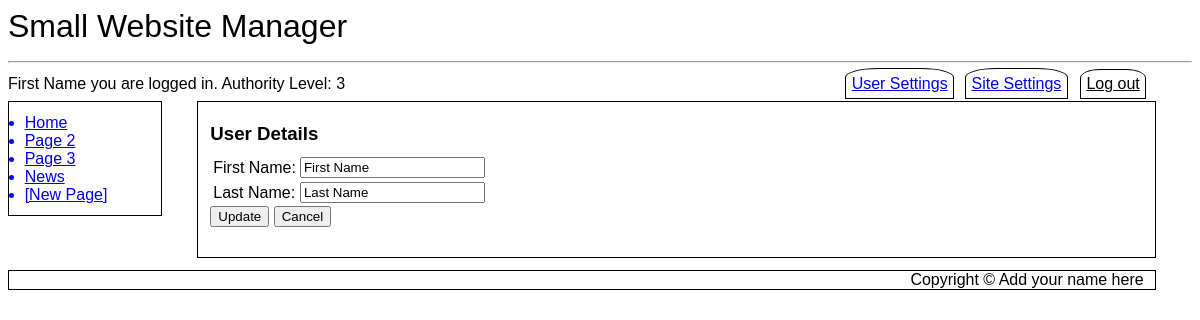
Screenshot of /userdetails.php (signed in) with the database file from the repository.
### tables this page shows
CREATE TABLE `SubMenus` (
  `MenuID` int(11) NOT NULL,
  `LinkID` int(11) NOT NULL,
  `Page_ID` int(11) NOT NULL DEFAULT 0,
  `Menu_Entry` varchar(20) NOT NULL,
  `Title` varchar(500) NOT NULL,
  `Active` tinyint(1) NOT NULL DEFAULT 1
);

CREATE TABLE `SubMenus_Modules` (
  `SubMenu_Order` int(11) NOT NULL,
  `Module_ID` int(11) NOT NULL
);

CREATE TABLE `SubMenusData` (
  `Type` varchar(500) NOT NULL,
  `Default Menu Title` varchar(20) NOT NULL,
  `LinkData` text NOT NULL,
  `GetData` tinyint(1) NOT NULL,
  `Module_ID` int(11) NOT NULL
);

CREATE TABLE `Users` (
  `ID` int(11) NOT NULL,
  `First_Name` varchar(250) NOT NULL,
  `Last_Name` varchar(250) NOT NULL,
  `eMail` varchar(1000) NOT NULL,
  `User_Name` varchar(1000) NOT NULL,
  `Password` varchar(100) NOT NULL,
  `Activate_Pass` varchar(100) DEFAULT NULL,
  `Change_Pass` varchar(100) DEFAULT NULL,
  `Change_Pass_Expire` datetime DEFAULT NULL,
  `Forgot_Pass` varchar(100) DEFAULT NULL,
  `Forgot_Pass_Expire` datetime DEFAULT NULL,
  `DateTime_Joined` datetime NOT NULL,
  `Last_Logged` datetime NOT NULL DEFAULT current_timestamp(),
  `Authority_Level` tinyint(4) DEFAULT 1,
  `Active` tinyint(1) NOT NULL DEFAULT 0
);

### userdetails.php (the view, shortened to what this page needs)
<?php
include ("db_connect.inc");
include ("header.inc");
include ("navbar.inc");
echo "<article id='main'>";
if (!isset($ffirstname_style)) {
	$ffirstname_style = "";
}
if (!isset($flastname_style)) {
	$flastname_style = "";
}
if (isset($_SESSION['user_name'])) {
	$userName = $_SESSION['user_name'];
	$query1 = "SELECT `First_Name`, `Last_Name`, `User_Name` FROM `Users` WHERE `User_Name`='$userName'";
	$result1 = mysqli_query($cxn,$query1);
	$row1 = mysqli_fetch_assoc($result1);
	$firstName = $row1['First_Name'];
	$lastName = $row1['Last_Name'];
	echo "
	<h3>User Details</h3>\r\n
	<div>\r\n
	<form action='".htmlentities($_SERVER['PHP_SELF'])."' method='post'>\r\n
	<table>\r\n
	<tr><td>First Name: </td><td><input $ffirstname_style type='text' name='ffirstname' value='$firstName'></td></tr>\r\n
	<tr><td>Last Name: </td><td><input $flastname_style type='text' name='flastname' value='$lastName'></td></tr>\r\n
	</table>\r\n
	<input type='hidden' id='submitCode' name='submitCode' value='User_Details'>\r\n
	<input type='submit' name='Button' value='Update' />\r\n
	<input type='submit' name='Button' value='Cancel' />\r\n
	</form>\r\n
	<br>\r\n
	</div>\r\n";
} else {
	echo "<div class='error'>This is a restricted area. You must log in to access!</div>";
}
echo "</article>";
include ("footer.inc");
?>

### navbar.inc
<nav id="vnav1">
<?php
$query = "SELECT Menu_Entry, Title FROM SubMenus WHERE MenuID='1' AND Active=1 ORDER BY LinkID ASC LIMIT 10";
$result = mysqli_query($cxn,$query) or die ("Couldn't execute query.");
while($row = mysqli_fetch_assoc($result))
{
	$menuEntry = $row['Menu_Entry'];
	$pageTitle = $row['Title'];
	$pageTitle = preg_replace('/ /', '_', $pageTitle);
	echo "<a href='$pageTitle'>$menuEntry</a>\r\n";
}
$query2 = "SELECT `Default Menu Title`, `LinkData`, `Module_ID` FROM SubMenus_Modules INNER JOIN SubMenusData USING (Module_ID)";
$result2 = mysqli_query($cxn, $query2) or die ("Couldn't execute query.");
while($row2 = mysqli_fetch_assoc($result2))
{
	$menuEntry2 = $row2['Default Menu Title'];
	$pageTitle2 = $row2['LinkData'];
	$pageTitle2 = preg_replace('/ /', '_', $pageTitle2);
	echo "<a href='$pageTitle2'>$menuEntry2</a>\r\n";
}
if (isset($_SESSION['auth_lev'])){
	if ($_SESSION['auth_lev'] == 3 AND isset($_SESSION['first_name']) AND isset($_SESSION['user_name']) ) {
		echo "<a class='newpage' href='newpage.php'>[New Page]</a>\r\n";
	}
}
?>
</nav>

### desktop.css (style rules this page uses)
* { font-family: Arial, sans-serif; box-sizing: border-box; }
h1, h2, h3 { padding: 0%; margin-top: 1%; margin-bottom: 1%; }
article#main { margin-left:16%; width: 81%; float:none; border: 1px solid black; padding: 1%; }
nav#vnav1 { width:13%; float:left; border: 1px solid black; padding: 1%; clear: both; margin-top: 0%; }
nav#vnav1 a { display: list-item; list-style-type: disc; margin-left: 3%; }

### rows the page displays
submenus: Menu_Entry "Home"
submenus: Menu_Entry "Page 2"
submenus: Menu_Entry "Page 3"
submenus_modules: submenusdata.Default Menu Title "News"
users: ffirstname "First Name", flastname "Last Name"

### other values shown
$websiteName "Small Website Manager"
$_SESSION['first_name'] "First Name"
$_SESSION['auth_lev'] "3"
